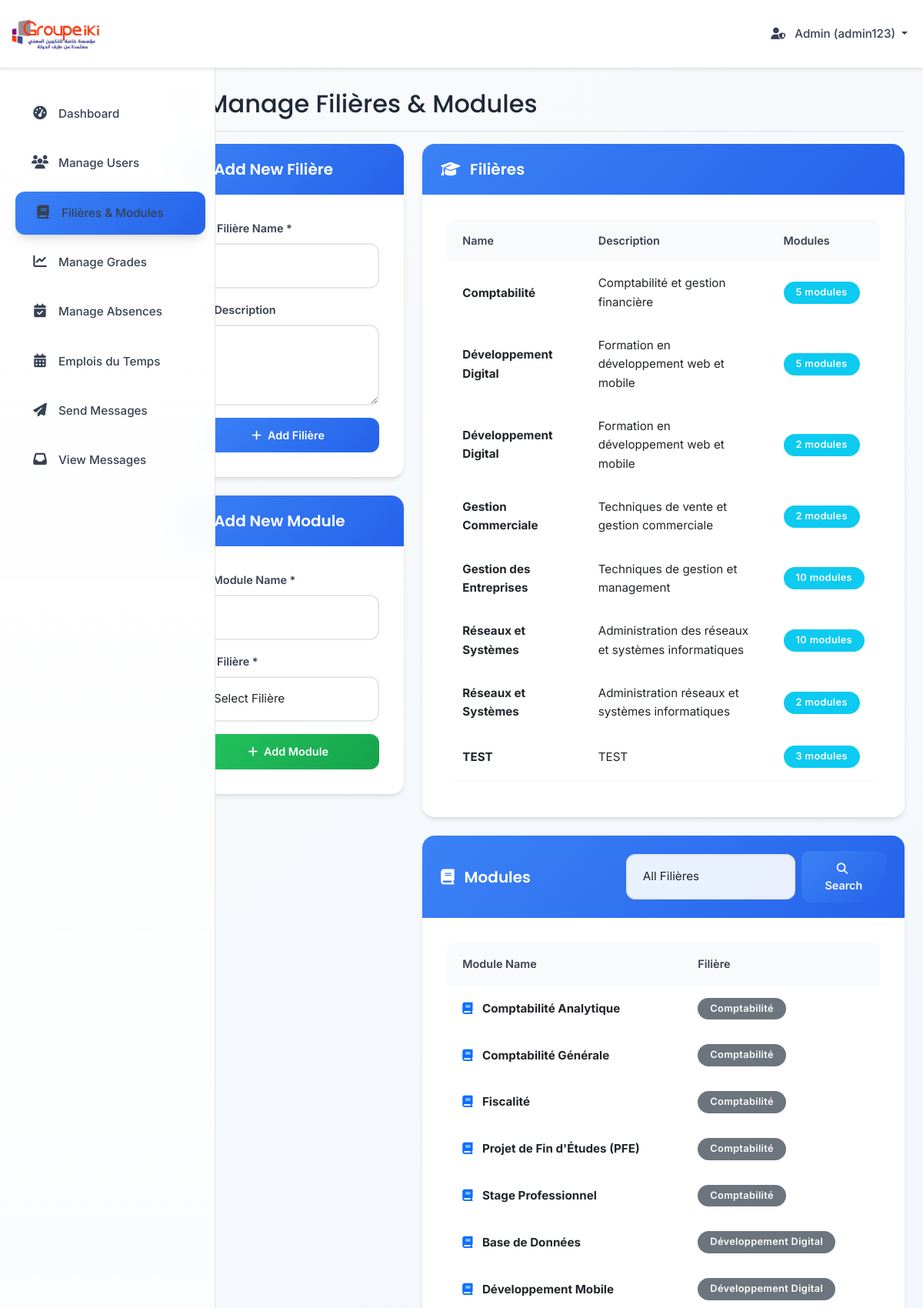
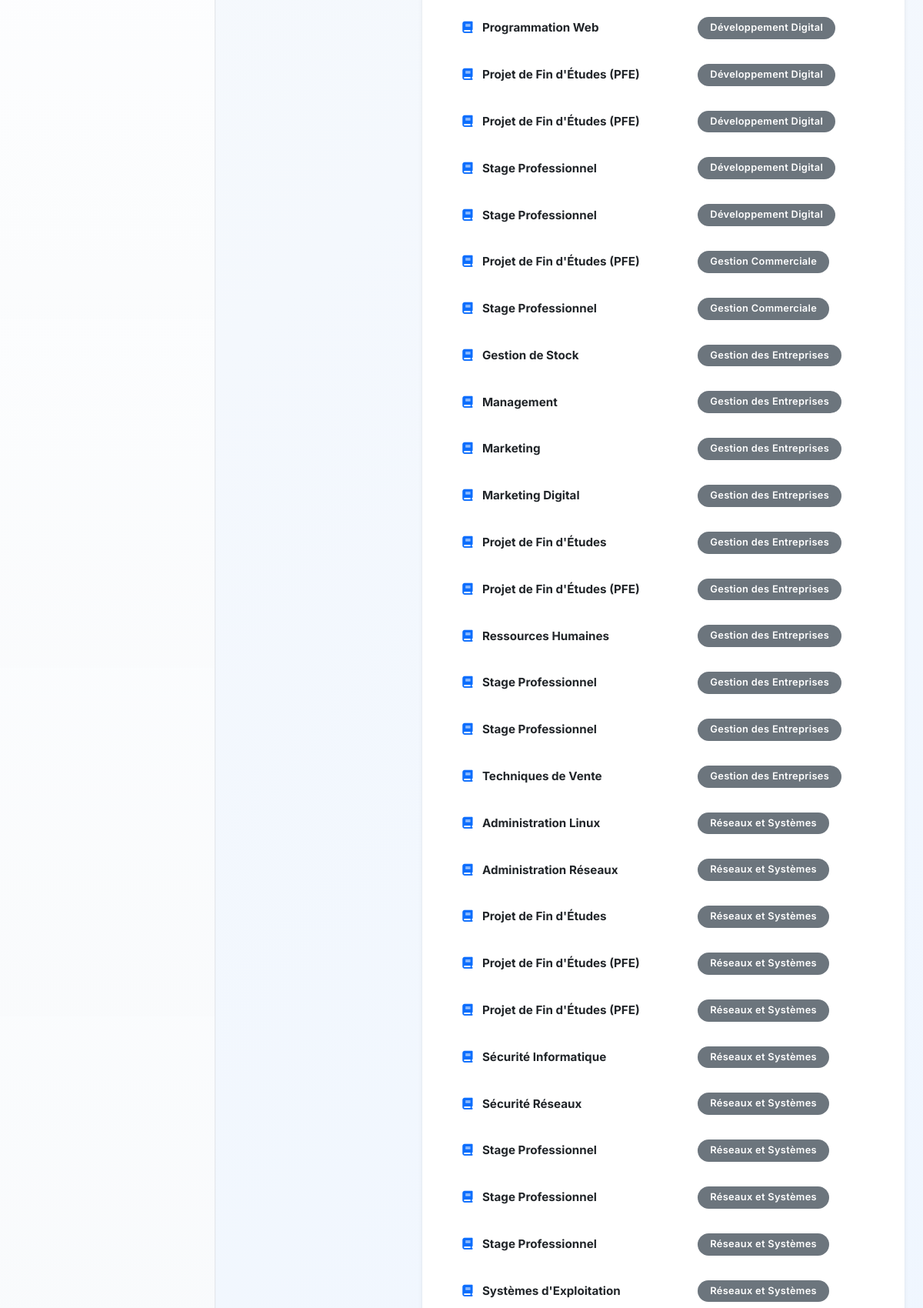
The app's page /manage_filieres_modules.php (signed in, upper part) with its own data (2 pictures, top to bottom).
### tables this page shows
CREATE TABLE `filieres` (
  `id` int(11) NOT NULL,
  `name` varchar(100) NOT NULL,
  `description` text DEFAULT NULL,
  `created_at` timestamp NOT NULL DEFAULT current_timestamp()
);

CREATE TABLE `modules` (
  `id` int(11) NOT NULL,
  `name` varchar(100) NOT NULL,
  `filiere_id` int(11) DEFAULT NULL,
  `type` enum('standard','pfe','stage') DEFAULT 'standard',
  `created_at` timestamp NOT NULL DEFAULT current_timestamp()
);

### manage_filieres_modules.php (the view, shortened to what this page needs)
<?php
$user_cni = $_SESSION['user_cni'];
$host = 'localhost';
$dbname = 'groupe_iki';
$username = 'root';
$db_password = '';
try {
    $pdo = new PDO("mysql:host=$host;dbname=$dbname;charset=utf8", $username, $db_password);
    $pdo->setAttribute(PDO::ATTR_ERRMODE, PDO::ERRMODE_EXCEPTION);
    $stmt = $pdo->query("
        SELECT f.id, f.name, f.description, COUNT(m.id) as module_count
        FROM filieres f
        LEFT JOIN modules m ON f.id = m.filiere_id
        GROUP BY f.id, f.name, f.description
        ORDER BY f.name
    ");
    $filieres = $stmt->fetchAll(PDO::FETCH_ASSOC);
$modules_sql = "SELECT m.id, m.name, f.name AS filiere_name, f.id AS filiere_id
                FROM modules m
                LEFT JOIN filieres f ON m.filiere_id = f.id";
$params = [];
$modules_sql .= " ORDER BY f.name, m.name";
$stmt = $pdo->prepare($modules_sql);
$stmt->execute($params);
$modules = $stmt->fetchAll(PDO::FETCH_ASSOC);
} catch (PDOException $e) {
    $error_message = 'Database connection failed.';
}
?>
<!DOCTYPE html>
<html lang="en">
<head>
    <link href="https://cdn.jsdelivr.net/npm/bootstrap@5.3.0/dist/css/bootstrap.min.css" rel="stylesheet">
    <link href="https://cdnjs.cloudflare.com/ajax/libs/font-awesome/6.4.0/css/all.min.css" rel="stylesheet">
    <link href="css/styles.css" rel="stylesheet">
</head>
<body class="dashboard-page">
    <nav class="navbar navbar-expand-lg navbar-light bg-white fixed-top border-bottom shadow-sm">
        <div class="container-fluid">
            <a class="navbar-brand d-flex align-items-center" href="dashboard_admin.php">
                <img src="assets/logo-circle.jpg" alt="" width="120px">
            </a>
            <div class="collapse navbar-collapse" id="navbarNav">
                <ul class="navbar-nav ms-auto">
                    <li class="nav-item dropdown">
                        <a class="nav-link dropdown-toggle" href="#" id="userDropdown" role="button" data-bs-toggle="dropdown">
                            <i class="fas fa-user-shield me-2"></i>
                            Admin (<?php echo htmlspecialchars($user_cni); ?>)
                        </a>
                    </li>
                </ul>
            </div>
        </div>
    </nav>
    <div class="container-fluid">
        <div class="row">
            <nav class="col-md-3 col-lg-2 d-md-block sidebar collapse" id="sidebar">
                <div class="position-sticky pt-3">
                    <ul class="nav flex-column">
                        <li class="nav-item">
                            <a class="nav-link" href="dashboard_admin.php">
                                <i class="fas fa-tachometer-alt me-2"></i>
                                Dashboard
                            </a>
                        </li>
                        <li class="nav-item">
                            <a class="nav-link" href="manage_users.php">
                                <i class="fas fa-users me-2"></i>
                                Manage Users
                            </a>
                        </li>
                        <li class="nav-item">
                            <a class="nav-link active" href="manage_filieres_modules.php">
                                <i class="fas fa-book me-2"></i>
                                Filières & Modules
                            </a>
                        </li>
                        <li class="nav-item">
                            <a class="nav-link" href="manage_grades.php">
                                <i class="fas fa-chart-line me-2"></i>
                                Manage Grades
                            </a>
                        </li>
                        <li class="nav-item">
                            <a class="nav-link" href="record_absence.php">
                                <i class="fas fa-calendar-check me-2"></i>
                                Manage Absences
                            </a>
                        </li>
                        <li class="nav-item">
                            <a class="nav-link" href="manage_schedules.php">
                                <i class="fas fa-calendar-alt me-2"></i>
                                Emplois du Temps
                            </a>
                        </li>
                        <li class="nav-item">
                            <a class="nav-link" href="send_message.php">
                                <i class="fas fa-paper-plane me-2"></i>
                                Send Messages
                            </a>
                        </li>
                        <li class="nav-item">
                            <a class="nav-link" href="view_messages.php">
                                <i class="fas fa-inbox me-2"></i>
                                View Messages
                            </a>
                        </li>
                    </ul>
                </div>
            </nav>
            <main class="col-md-9 ms-sm-auto col-lg-10 px-md-4 main-content">
                <div class="d-flex justify-content-between flex-wrap flex-md-nowrap align-items-center pt-3 pb-2 mb-3 border-bottom">
                    <h1 class="h2">
                        <i class="fas fa-book me-2"></i>
                        Manage Filières & Modules
                    </h1>
                </div>
                <div class="row">
                    <div class="col-lg-4">
                        <div class="card mb-4">
                            <div class="card-header">
                                <h5 class="card-title mb-0">
                                    <i class="fas fa-plus me-2"></i>
                                    Add New Filière
                                </h5>
                            </div>
                            <div class="card-body">
                                <form method="POST" action="manage_filieres_modules.php">
                                    <div class="mb-3">
                                        <label for="filiere_name" class="form-label">
                                            <i class="fas fa-graduation-cap me-2"></i>Filière Name *
                                        </label>
                                        <input type="text" class="form-control" id="filiere_name" name="filiere_name" required>
                                    </div>
                                    <div class="mb-3">
                                        <label for="filiere_description" class="form-label">
                                            <i class="fas fa-info-circle me-2"></i>Description
                                        </label>
                                        <textarea class="form-control" id="filiere_description" name="filiere_description" rows="3"></textarea>
                                    </div>
                                    <div class="d-grid">
                                        <button type="submit" class="btn btn-primary">
                                            <i class="fas fa-plus me-2"></i>Add Filière
                                        </button>
                                    </div>
                                </form>
                            </div>
                        </div>
                        <div class="card">
                            <div class="card-header">
                                <h5 class="card-title mb-0">
                                    <i class="fas fa-plus me-2"></i>
                                    Add New Module
                                </h5>
                            </div>
                            <div class="card-body">
                                <form method="POST" action="manage_filieres_modules.php">
                                    <div class="mb-3">
                                        <label for="module_name" class="form-label">
                                            <i class="fas fa-book me-2"></i>Module Name *
                                        </label>
                                        <input type="text" class="form-control" id="module_name" name="module_name" required>
                                    </div>
                                    <div class="mb-3">
                                        <label for="module_filiere_id" class="form-label">
                                            <i class="fas fa-graduation-cap me-2"></i>Filière *
                                        </label>
                                        <select class="form-select" id="module_filiere_id" name="module_filiere_id" required>
                                            <option value="">Select Filière</option>
                                        </select>
                                    </div>
                                    <div class="d-grid">
                                        <button type="submit" class="btn btn-success">
                                            <i class="fas fa-plus me-2"></i>Add Module
                                        </button>
                                    </div>
                                </form>
                            </div>
                        </div>
                    </div>
                    <div class="col-lg-8">
                        <div class="card mb-4">
                            <div class="card-header">
                                <h5 class="card-title mb-0">
                                    <i class="fas fa-graduation-cap me-2"></i>
                                    Filières
                                </h5>
                            </div>
                            <div class="card-body">
                                <?php if (empty($filieres)): ?>
                                <div class="text-center py-3">
                                    <i class="fas fa-graduation-cap fa-3x text-muted mb-3"></i>
                                    <h5 class="text-muted">No filières found</h5>
                                    <p class="text-muted">Start by adding your first filière.</p>
                                </div>
                                <?php else: ?>
                                <div class="table-responsive">
                                    <table class="table table-hover">
                                        <thead class="table-primary">
                                            <tr>
                                                <th>Name</th>
                                                <th>Description</th>
                                                <th>Modules</th>
                                            </tr>
                                        </thead>
                                        <tbody>
                                            <?php foreach ($filieres as $filiere): ?>
                                            <tr>
                                                <td>
                                                    <strong><?php echo htmlspecialchars($filiere['name']); ?></strong>
                                                </td>
                                                <td>
                                                    <?php echo htmlspecialchars($filiere['description'] ?: 'No description'); ?>
                                                </td>
                                                <td>
                                                    <span class="badge bg-info">
                                                        <?php echo $filiere['module_count']; ?> modules
                                                    </span>
                                                </td>
                                            </tr>
                                            <?php endforeach; ?>
                                        </tbody>
                                    </table>
                                </div>
                                <?php endif; ?>
                            </div>
                        </div>
                        <div class="card">
                            <div class="card-header d-flex align-items-center justify-content-between">
                                <h5 class="card-title mb-0">
                                    <i class="fas fa-book me-2"></i>
                                    Modules
                                </h5>
                                <form method="GET" action="manage_filieres_modules.php" class="d-flex align-items-center gap-2">
                                    <select id="module_filter_select" class="form-select form-select-sm" style="max-width: 220px;" name="filiere_filter">
                                        <option value="all">All Filières</option>
                                    </select>
                                    <button type="submit" class="btn btn-sm btn-primary">
                                        <i class="fas fa-search me-1"></i>Search
                                    </button>
                                </form>
                            </div>
                            <div class="card-body">
                                <?php if (empty($modules)): ?>
                                <div class="text-center py-3">
                                    <i class="fas fa-book fa-3x text-muted mb-3"></i>
                                    <h5 class="text-muted">No modules found</h5>
                                    <p class="text-muted">Start by adding your first module.</p>
                                </div>
                                <?php else: ?>
                                <div class="table-responsive">
                                    <table class="table table-hover">
                                        <thead class="table-success">
                                            <tr>
                                                <th>Module Name</th>
                                                <th>Filière</th>
                                            </tr>
                                        </thead>
                                        <tbody>
                                            <?php foreach ($modules as $module): ?>
                                            <tr>
                                                <td>
                                                    <i class="fas fa-book me-2 text-primary"></i>
                                                    <strong><?php echo htmlspecialchars($module['name']); ?></strong>
                                                </td>
                                                <td>
                                                    <?php if ($module['filiere_name']): ?>
                                                        <span class="badge bg-secondary">
                                                            <?php echo htmlspecialchars($module['filiere_name']); ?>
                                                        </span>
                                                    <?php else: ?>
                                                        <span class="text-muted">No filière assigned</span>
                                                    <?php endif; ?>
                                                </td>
                                            </tr>
                                            <?php endforeach; ?>
                                        </tbody>
                                    </table>
                                </div>
                                <?php endif; ?>
                            </div>
                        </div>
                    </div>
                </div>
            </main>
        </div>
    </div>
</body>
</html>

### records on screen
filieres: name "Comptabilité", description "Comptabilité et gestion financière", module_count "5"
filieres: name "Développement Digital", description "Formation en développement web et mobile", module_count "5"
filieres: name "Développement Digital", description "Formation en développement web et mobile", module_count "2"
filieres: name "Gestion Commerciale", description "Techniques de vente et gestion commerciale", module_count "2"
filieres: name "Gestion des Entreprises", description "Techniques de gestion et management", module_count "10"
filieres: name "Réseaux et Systèmes", description "Administration des réseaux et systèmes informatiques", module_count "10"
filieres: name "Réseaux et Systèmes", description "Administration réseaux et systèmes informatiques", module_count "2"
filieres: name "TEST", description "TEST", module_count "3"
modules: name "Comptabilité Analytique", filiere.name "Comptabilité"
modules: name "Comptabilité Générale", filiere.name "Comptabilité"
modules: name "Fiscalité", filiere.name "Comptabilité"
modules: name "Projet de Fin d'Études (PFE)", filiere.name "Comptabilité"
modules: name "Stage Professionnel", filiere.name "Comptabilité"
modules: name "Base de Données", filiere.name "Développement Digital"
modules: name "Développement Mobile", filiere.name "Développement Digital"
modules: name "Programmation Web", filiere.name "Développement Digital"
modules: name "Projet de Fin d'Études (PFE)", filiere.name "Développement Digital"
modules: name "Projet de Fin d'Études (PFE)", filiere.name "Développement Digital"
modules: name "Stage Professionnel", filiere.name "Développement Digital"
modules: name "Stage Professionnel", filiere.name "Développement Digital"
modules: name "Projet de Fin d'Études (PFE)", filiere.name "Gestion Commerciale"
modules: name "Stage Professionnel", filiere.name "Gestion Commerciale"
modules: name "Gestion de Stock", filiere.name "Gestion des Entreprises"
modules: name "Management", filiere.name "Gestion des Entreprises"
modules: name "Marketing", filiere.name "Gestion des Entreprises"
modules: name "Marketing Digital", filiere.name "Gestion des Entreprises"
modules: name "Projet de Fin d'Études", filiere.name "Gestion des Entreprises"
modules: name "Projet de Fin d'Études (PFE)", filiere.name "Gestion des Entreprises"
modules: name "Ressources Humaines", filiere.name "Gestion des Entreprises"
modules: name "Stage Professionnel", filiere.name "Gestion des Entreprises"
modules: name "Stage Professionnel", filiere.name "Gestion des Entreprises"
modules: name "Techniques de Vente", filiere.name "Gestion des Entreprises"
modules: name "Administration Linux", filiere.name "Réseaux et Systèmes"
modules: name "Administration Réseaux", filiere.name "Réseaux et Systèmes"
modules: name "Projet de Fin d'Études", filiere.name "Réseaux et Systèmes"
modules: name "Projet de Fin d'Études (PFE)", filiere.name "Réseaux et Systèmes"
modules: name "Projet de Fin d'Études (PFE)", filiere.name "Réseaux et Systèmes"
modules: name "Sécurité Informatique", filiere.name "Réseaux et Systèmes"
modules: name "Sécurité Réseaux", filiere.name "Réseaux et Systèmes"
modules: name "Stage Professionnel", filiere.name "Réseaux et Systèmes"
modules: name "Stage Professionnel", filiere.name "Réseaux et Systèmes"
modules: name "Stage Professionnel", filiere.name "Réseaux et Systèmes"
modules: name "Systèmes d'Exploitation", filiere.name "Réseaux et Systèmes"

### other values on screen
$user_cni "admin123"
